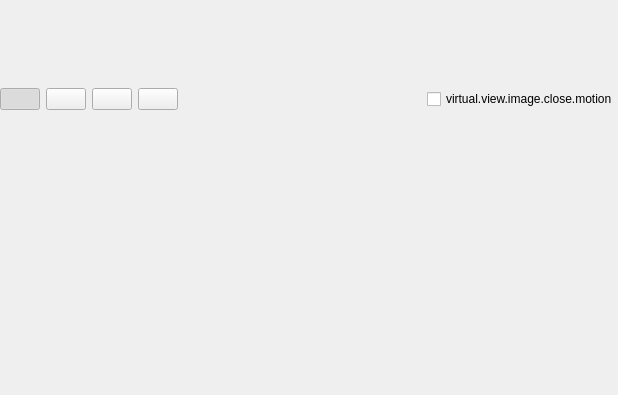
<?xml version="1.0" encoding="UTF-8"?>
<ui version="4.0">
 <class>PLSMotionImageListView</class>
 <widget class="QFrame" name="PLSMotionImageListView">
  <property name="geometry">
   <rect>
    <x>0</x>
    <y>0</y>
    <width>618</width>
    <height>395</height>
   </rect>
  </property>
  <property name="cursor">
   <cursorShape>ArrowCursor</cursorShape>
  </property>
  <property name="windowTitle">
   <string>Frame</string>
  </property>
  <property name="styleSheet">
   <string notr="true"/>
  </property>
  <property name="frameShadow">
   <enum>QFrame::Plain</enum>
  </property>
  <layout class="QGridLayout" name="gridLayout_2">
   <property name="leftMargin">
    <number>0</number>
   </property>
   <property name="topMargin">
    <number>0</number>
   </property>
   <property name="rightMargin">
    <number>0</number>
   </property>
   <property name="bottomMargin">
    <number>0</number>
   </property>
   <property name="spacing">
    <number>0</number>
   </property>
   <item row="0" column="0">
    <widget class="QScrollArea" name="topScrollArea">
     <property name="cursor" stdset="0">
      <cursorShape>ArrowCursor</cursorShape>
     </property>
     <property name="autoFillBackground">
      <bool>true</bool>
     </property>
     <property name="frameShape">
      <enum>QFrame::NoFrame</enum>
     </property>
     <property name="frameShadow">
      <enum>QFrame::Plain</enum>
     </property>
     <property name="widgetResizable">
      <bool>true</bool>
     </property>
     <property name="alignment">
      <set>Qt::AlignLeading|Qt::AlignLeft|Qt::AlignVCenter</set>
     </property>
     <widget class="QWidget" name="scrollAreaWidgetContents">
      <property name="geometry">
       <rect>
        <x>0</x>
        <y>0</y>
        <width>618</width>
        <height>198</height>
       </rect>
      </property>
      <layout class="QGridLayout" name="gridLayout">
       <property name="leftMargin">
        <number>0</number>
       </property>
       <property name="topMargin">
        <number>0</number>
       </property>
       <property name="rightMargin">
        <number>0</number>
       </property>
       <property name="bottomMargin">
        <number>0</number>
       </property>
       <property name="verticalSpacing">
        <number>0</number>
       </property>
       <item row="0" column="0">
        <widget class="QPushButton" name="btn_recent">
         <property name="cursor">
          <cursorShape>ArrowCursor</cursorShape>
         </property>
         <property name="text">
          <string/>
         </property>
         <property name="checkable">
          <bool>true</bool>
         </property>
         <property name="checked">
          <bool>true</bool>
         </property>
         <property name="autoExclusive">
          <bool>true</bool>
         </property>
        </widget>
       </item>
       <item row="0" column="2">
        <widget class="QPushButton" name="btn_free">
         <property name="cursor">
          <cursorShape>ArrowCursor</cursorShape>
         </property>
         <property name="text">
          <string/>
         </property>
         <property name="checkable">
          <bool>true</bool>
         </property>
         <property name="autoExclusive">
          <bool>true</bool>
         </property>
        </widget>
       </item>
       <item row="0" column="1">
        <widget class="QPushButton" name="btn_prism">
         <property name="cursor">
          <cursorShape>ArrowCursor</cursorShape>
         </property>
         <property name="text">
          <string/>
         </property>
         <property name="checkable">
          <bool>true</bool>
         </property>
         <property name="autoExclusive">
          <bool>true</bool>
         </property>
        </widget>
       </item>
       <item row="0" column="3">
        <widget class="QPushButton" name="btn_my">
         <property name="cursor">
          <cursorShape>ArrowCursor</cursorShape>
         </property>
         <property name="text">
          <string/>
         </property>
         <property name="checkable">
          <bool>true</bool>
         </property>
         <property name="autoExclusive">
          <bool>true</bool>
         </property>
        </widget>
       </item>
       <item row="0" column="4">
        <spacer name="horizontalSpacer">
         <property name="orientation">
          <enum>Qt::Horizontal</enum>
         </property>
         <property name="sizeHint" stdset="0">
          <size>
           <width>40</width>
           <height>20</height>
          </size>
         </property>
        </spacer>
       </item>
       <item row="0" column="5">
        <widget class="QCheckBox" name="checkBoxMotionOff">
         <property name="cursor">
          <cursorShape>ArrowCursor</cursorShape>
         </property>
         <property name="text">
          <string>virtual.view.image.close.motion</string>
         </property>
        </widget>
       </item>
      </layout>
     </widget>
    </widget>
   </item>
   <item row="1" column="0">
    <widget class="QStackedWidget" name="stackedWidget">
     <property name="lineWidth">
      <number>0</number>
     </property>
     <property name="currentIndex">
      <number>2</number>
     </property>
     <widget class="QWidget" name="page">
      <layout class="QHBoxLayout" name="horizontalLayout">
       <property name="spacing">
        <number>0</number>
       </property>
       <property name="leftMargin">
        <number>0</number>
       </property>
       <property name="topMargin">
        <number>0</number>
       </property>
       <property name="rightMargin">
        <number>0</number>
       </property>
       <property name="bottomMargin">
        <number>0</number>
       </property>
       <item>
        <widget class="PLSRecentListView" name="recentView">
         <property name="frameShape">
          <enum>QFrame::NoFrame</enum>
         </property>
         <property name="frameShadow">
          <enum>QFrame::Raised</enum>
         </property>
         <property name="lineWidth">
          <number>0</number>
         </property>
        </widget>
       </item>
      </layout>
     </widget>
     <widget class="QWidget" name="page_2">
      <layout class="QHBoxLayout" name="horizontalLayout_2">
       <property name="spacing">
        <number>0</number>
       </property>
       <property name="leftMargin">
        <number>0</number>
       </property>
       <property name="topMargin">
        <number>0</number>
       </property>
       <property name="rightMargin">
        <number>0</number>
       </property>
       <property name="bottomMargin">
        <number>0</number>
       </property>
       <item>
        <widget class="PLSPrismListView" name="prismView">
         <property name="frameShape">
          <enum>QFrame::NoFrame</enum>
         </property>
         <property name="frameShadow">
          <enum>QFrame::Raised</enum>
         </property>
         <property name="lineWidth">
          <number>0</number>
         </property>
        </widget>
       </item>
      </layout>
     </widget>
     <widget class="QWidget" name="page_3">
      <layout class="QHBoxLayout" name="horizontalLayout_3">
       <property name="spacing">
        <number>0</number>
       </property>
       <property name="leftMargin">
        <number>0</number>
       </property>
       <property name="topMargin">
        <number>0</number>
       </property>
       <property name="rightMargin">
        <number>0</number>
       </property>
       <property name="bottomMargin">
        <number>0</number>
       </property>
       <item>
        <widget class="PLSPrismListView" name="freeView">
         <property name="frameShape">
          <enum>QFrame::NoFrame</enum>
         </property>
         <property name="frameShadow">
          <enum>QFrame::Plain</enum>
         </property>
         <property name="lineWidth">
          <number>0</number>
         </property>
        </widget>
       </item>
      </layout>
     </widget>
     <widget class="QWidget" name="page_4">
      <layout class="QHBoxLayout" name="horizontalLayout_4">
       <property name="spacing">
        <number>0</number>
       </property>
       <property name="leftMargin">
        <number>0</number>
       </property>
       <property name="topMargin">
        <number>0</number>
       </property>
       <property name="rightMargin">
        <number>0</number>
       </property>
       <property name="bottomMargin">
        <number>0</number>
       </property>
       <item>
        <widget class="PLSMyMotionListView" name="myView">
         <property name="frameShape">
          <enum>QFrame::NoFrame</enum>
         </property>
         <property name="frameShadow">
          <enum>QFrame::Raised</enum>
         </property>
         <property name="lineWidth">
          <number>0</number>
         </property>
        </widget>
       </item>
      </layout>
     </widget>
    </widget>
   </item>
  </layout>
 </widget>
 <customwidgets>
  <customwidget>
   <class>PLSRecentListView</class>
   <extends>QFrame</extends>
   <header>PLSRecentListView.h</header>
   <container>1</container>
  </customwidget>
  <customwidget>
   <class>PLSPrismListView</class>
   <extends>QFrame</extends>
   <header>PLSPrismListView.h</header>
   <container>1</container>
  </customwidget>
  <customwidget>
   <class>PLSMyMotionListView</class>
   <extends>QFrame</extends>
   <header>PLSMyMotionListView.h</header>
   <container>1</container>
  </customwidget>
 </customwidgets>
 <resources/>
 <connections/>
</ui>
